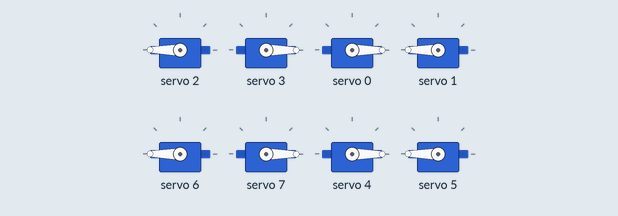
Simulated run of this sketch. Board: Arduino Uno, built with avr-gcc and run on an emulated ATmega328P. Parts: 8 × servo.

Above: at 0.05 s.
At 2.9 s:
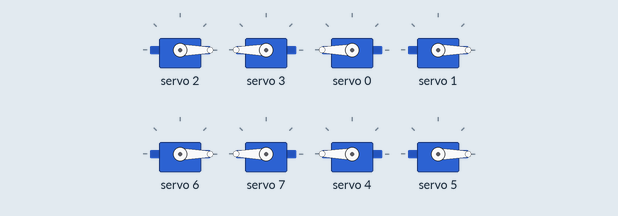
Timing chart, 0 to 6.7 s (numbered marks = the images above):
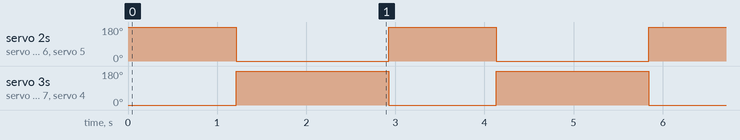

The sketch:

8_1_Motor_test.ino
```cpp
/*****************************************************

 * This code applies to 4WD Mecanum Wheels Robot Car Kit
 * Through this link you can download the source code:
 * https://github.com/Cokoino/CKK0014
 * Company web site:
 * http://cokoino.com/

*****************************************************/
#include <Wire.h>
#include <Adafruit_PWMServoDriver.h>
// called this way, it uses the default address 0x40
Adafruit_PWMServoDriver pwm = Adafruit_PWMServoDriver();
// you can also call it with a different address you want
//Adafruit_PWMServoDriver pwm = Adafruit_PWMServoDriver(0x41);
// you can also call it with a different address and I2C interface
//Adafruit_PWMServoDriver pwm = Adafruit_PWMServoDriver(0x40, Wire);

void setup(){
  Serial.begin(9600);
  pwm.begin();
  pwm.setPWMFreq(50); // Set the PWM frequency
}

void loop(){
     //pwm.setPWM(pwmnum,on, off);
     //(pwmnum, on, off) function is mainly to adjust the output PWM duty cycle.
     // Usually, on is set to 0 and off can be changed.
     // Because the PCA9685 is a 12-bit resolution
     // the value of 0 to 4096 off represents a duty cycle of 0 to 100.
     //***************************************************************
     // drive M1 Motror forward
     pwm.setPWM(2,0,4000); //set pwm signal to BIN2 of DRV8833
     pwm.setPWM(3,0,-4000);//set pwm signal to BIN1 of DRV8833
      // drive M2 Motror forward
     pwm.setPWM(0,0,-4000); //set pwm signal to BIN2 of DRV8833
     pwm.setPWM(1,0,4000);//set pwm signal to BIN1 of DRV8833
      // drive M3 Motror forward
     pwm.setPWM(6,0,4000); //set pwm signal to BIN2 of DRV8833
     pwm.setPWM(7,0,-4000);//set pwm signal to BIN1 of DRV8833
     //drive M4 Motror forward
     pwm.setPWM(4,0,-4000);//set pwm signal to AIN1 of DRV8833
     pwm.setPWM(5,0,4000);//set pwm signal to AIN2 of DRV8833
     delay(1200);
      // drive M1 Motror backward
     pwm.setPWM(2,0,-4000); //set pwm signal to BIN2 of DRV8833
     pwm.setPWM(3,0,4000);//set pwm signal to BIN1 of DRV8833
     // drive M2 Motror backward
     pwm.setPWM(0,0,4000);//set pwm signal to BIN2 of DRV8833
     pwm.setPWM(1,0,-4000);//set pwm signal to BIN1 of DRV8833
     // drive M3 Motror backward
     pwm.setPWM(6,0,-4000); //set pwm signal to BIN2 of DRV8833
     pwm.setPWM(7,0,4000);//set pwm signal to BIN1 of DRV8833
     // drive M4 Motror backward
     pwm.setPWM(4,0,4000);//set pwm signal to AIN1 of DRV8833
     pwm.setPWM(5,0,-4000);//set pwm signal to AIN2 of DRV8833
     delay(1200);
     //set M1/M2/M3/M4 Motor stop
     pwm.setPWM(0,0,0);//set pwm signal to BIN2 of DRV8833
     pwm.setPWM(1,0,0);//set pwm signal to BIN1 of DRV8833
     pwm.setPWM(2,0,0);//set pwm signal to BIN2 of DRV8833
     pwm.setPWM(3,0,0);//set pwm signal to BIN1 of DRV8833
     pwm.setPWM(4,0,0);//set pwm signal to AIN1 of DRV8833
     pwm.setPWM(5,0,0);//set pwm signal to AIN2 of DRV8833
     pwm.setPWM(6,0,0);//set pwm signal to BIN2 of DRV8833
     pwm.setPWM(7,0,0);//set pwm signal to BIN1 of DRV8833
     delay(500);
     //***************************************************************

}
```

Measured:
- by itself, servo 2, servo 1, servo 6, servo 5: alternates 180° for 1.2 s and 0° for 1.7 s
- by itself, servo 3, servo 0, servo 7, servo 4: alternates 180° for 1.7 s and 0° for 1.2 s
